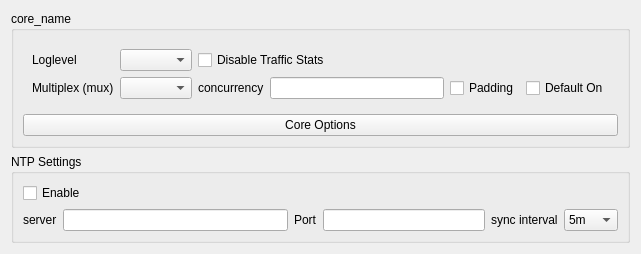
                    <widget class="QWidget" name="tab_4">
                        <attribute name="title">
                            <string>Core</string>
                        </attribute>
                        <layout class="QVBoxLayout" name="verticalLayout">
                            <item>
                                <widget class="QGroupBox" name="groupBox_core">
                                    <property name="sizePolicy">
                                        <sizepolicy hsizetype="Preferred" vsizetype="Maximum">
                                            <horstretch>0</horstretch>
                                            <verstretch>0</verstretch>
                                        </sizepolicy>
                                    </property>
                                    <property name="title">
                                        <string notr="true">core_name</string>
                                    </property>
                                    <layout class="QVBoxLayout" name="verticalLayout_3">
                                        <item>
                                            <widget class="QWidget" name="assest_group" native="true">
                                                <layout class="QGridLayout" name="gridLayout_2">
                                                    <item row="0" column="1">
                                                        <layout class="QHBoxLayout" name="horizontalLayout_20">
                                                            <item>
                                                                <widget class="QComboBox" name="log_level">
                                                                    <property name="sizePolicy">
                                                                        <sizepolicy hsizetype="Maximum"
                                                                                    vsizetype="Fixed">
                                                                            <horstretch>0</horstretch>
                                                                            <verstretch>0</verstretch>
                                                                        </sizepolicy>
                                                                    </property>
                                                                </widget>
                                                            </item>
                                                            <item>
                                                                <widget class="QCheckBox" name="disable_stats">
                                                                    <property name="minimumSize">
                                                                        <size>
                                                                            <width>411</width>
                                                                            <height>0</height>
                                                                        </size>
                                                                    </property>
                                                                    <property name="toolTip">
                                                                        <string>&lt;html&gt;&lt;head/&gt;&lt;body&gt;&lt;p&gt;Might
                                                                            Improve Ping and Performance&lt;/p&gt;&lt;/body&gt;&lt;/html&gt;
                                                                        </string>
                                                                    </property>
                                                                    <property name="text">
                                                                        <string>Disable Traffic Stats</string>
                                                                    </property>
                                                                </widget>
                                                            </item>
                                                        </layout>
                                                    </item>
                                                    <item row="1" column="0">
                                                        <widget class="QLabel" name="label_6">
                                                            <property name="text">
                                                                <string>Multiplex (mux)</string>
                                                            </property>
                                                        </widget>
                                                    </item>
                                                    <item row="0" column="0">
                                                        <widget class="QLabel" name="label_3">
                                                            <property name="text">
                                                                <string notr="true">Loglevel</string>
                                                            </property>
                                                        </widget>
                                                    </item>
                                                    <item row="1" column="1">
                                                        <layout class="QHBoxLayout" name="horizontalLayout">
                                                            <item>
                                                                <widget class="QComboBox" name="mux_protocol"/>
                                                            </item>
                                                            <item>
                                                                <widget class="QLabel" name="label_7">
                                                                    <property name="text">
                                                                        <string>concurrency</string>
                                                                    </property>
                                                                </widget>
                                                            </item>
                                                            <item>
                                                                <widget class="QLineEdit" name="mux_concurrency"/>
                                                            </item>
                                                            <item>
                                                                <widget class="QCheckBox" name="mux_padding">
                                                                    <property name="text">
                                                                        <string notr="true">Padding</string>
                                                                    </property>
                                                                </widget>
                                                            </item>
                                                            <item>
                                                                <widget class="QCheckBox" name="mux_default_on">
                                                                    <property name="text">
                                                                        <string>Default On</string>
                                                                    </property>
                                                                </widget>
                                                            </item>
                                                        </layout>
                                                    </item>
                                                </layout>
                                            </widget>
                                        </item>
                                        <item>
                                            <widget class="QPushButton" name="core_settings">
                                                <property name="text">
                                                    <string>Core Options</string>
                                                </property>
                                            </widget>
                                        </item>
                                    </layout>
                                </widget>
                            </item>
                            <item>
                                <widget class="QGroupBox" name="ntp_box">
                                    <property name="toolTip">
                                        <string>&lt;html&gt;&lt;head/&gt;&lt;body&gt;&lt;p&gt;Settings for the
                                            sing-box's built-in NTP client&lt;/p&gt;&lt;/body&gt;&lt;/html&gt;
                                        </string>
                                    </property>
                                    <property name="title">
                                        <string>NTP Settings</string>
                                    </property>
                                    <layout class="QGridLayout" name="gridLayout_6">
                                        <item row="0" column="0">
                                            <widget class="QCheckBox" name="ntp_enable">
                                                <property name="text">
                                                    <string>Enable</string>
                                                </property>
                                            </widget>
                                        </item>
                                        <item row="1" column="0">
                                            <layout class="QHBoxLayout" name="horizontalLayout_22">
                                                <item>
                                                    <widget class="QLabel" name="ntp_server_l">
                                                        <property name="text">
                                                            <string>server</string>
                                                        </property>
                                                    </widget>
                                                </item>
                                                <item>
                                                    <widget class="QLineEdit" name="ntp_server"/>
                                                </item>
                                                <item>
                                                    <widget class="QLabel" name="ntp_port_l">
                                                        <property name="text">
                                                            <string>Port</string>
                                                        </property>
                                                    </widget>
                                                </item>
                                                <item>
                                                    <widget class="QLineEdit" name="ntp_port">
                                                        <property name="maximumSize">
                                                            <size>
                                                                <width>162</width>
                                                                <height>16777215</height>
                                                            </size>
                                                        </property>
                                                    </widget>
                                                </item>
                                                <item>
                                                    <widget class="QLabel" name="ntp_interval_l">
                                                        <property name="text">
                                                            <string>sync interval</string>
                                                        </property>
                                                    </widget>
                                                </item>
                                                <item>
                                                    <widget class="QComboBox" name="ntp_interval">
                                                        <property name="toolTip">
                                                            <string>&lt;html&gt;&lt;head/&gt;&lt;body&gt;&lt;p&gt;In
                                                                minutes&lt;/p&gt;&lt;/body&gt;&lt;/html&gt;
                                                            </string>
                                                        </property>
                                                        <item>
                                                            <property name="text">
                                                                <string>5m</string>
                                                            </property>
                                                        </item>
                                                        <item>
                                                            <property name="text">
                                                                <string>10m</string>
                                                            </property>
                                                        </item>
                                                        <item>
                                                            <property name="text">
                                                                <string>30m</string>
                                                            </property>
                                                        </item>
                                                    </widget>
                                                </item>
                                            </layout>
                                        </item>
                                    </layout>
                                </widget>
                            </item>
                        </layout>
                    </widget>
